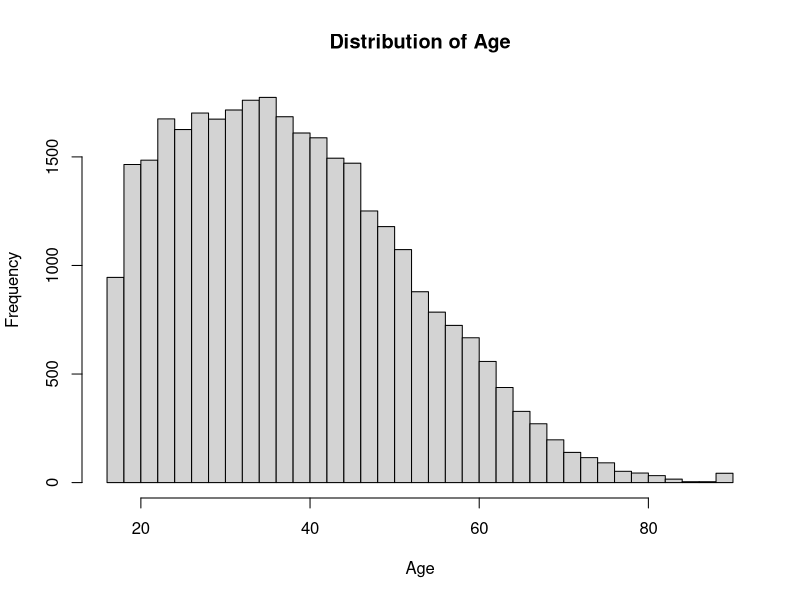

Write the R code that produced this figure. (Note: this script raises an error after producing the figure.)
getwd()
list.files()

setwd("C:/Users/Shreya/OneDrive/Desktop/Week1_R_Internship")
getwd()
list.files()


# Load cleaned Adult dataset
adult <- read.csv("adult_cleaned.csv")

# Inspect dataset
str(adult)
dim(adult)
head(adult)



# Check income distribution

income_counts <- table(adult$income)
income_counts

# Calculate percentages

income_percent <- round(
  prop.table(income_counts) * 100,
  2
)

income_percent



# Hypothesis Test: Age vs Income

age_test <- t.test(age ~ income, data = adult)

age_test



# Correlation between education level and age

cor_test <- cor.test(
  adult$education.num,
  adult$age,
  method = "pearson"
)

cor_test



# Normality check for age
shapiro.test(sample(adult$age, 5000))



# Histogram of age
hist(
  adult$age,
  main = "Distribution of Age",
  xlab = "Age",
  breaks = 30
)



# Hypothesis Test: Education Level vs Income

education_test <- t.test(
  education.num ~ income,
  data = adult
)

education_test



# Chi-square Test: Sex vs Income

sex_income_table <- table(adult$sex, adult$income)

sex_income_table

chi_test <- chisq.test(sex_income_table)

chi_test




# Prepare target variable for classification

adult$income <- factor(
  adult$income,
  levels = c("<=50K", ">50K")
)

# Check target variable
str(adult$income)
table(adult$income)


# Missing values in the dataset
colSums(is.na(adult))


# Install caret if needed
if (!require(caret)) {
  install.packages("caret")
}

library(caret)

# Stratified 80-20 train-test split

set.seed(123)

# Get row indices for each income class
low_income <- which(adult$income == "<=50K")
high_income <- which(adult$income == ">50K")

# Select 80% from each class
train_low <- sample(
  low_income,
  size = floor(0.80 * length(low_income))
)

train_high <- sample(
  high_income,
  size = floor(0.80 * length(high_income))
)

# Combine training indices
train_index <- c(train_low, train_high)

# Create training and testing datasets
train_data <- adult[train_index, ]
test_data <- adult[-train_index, ]

# Check dimensions
dim(train_data)
dim(test_data)

# Check class proportions
prop.table(table(train_data$income))
prop.table(table(test_data$income))





# Final Logistic Regression Model

logistic_model_final <- glm(
  income ~ age + education.num + hours.per.week +
    capital.gain + capital.loss +
    workclass + marital.status +
    relationship + race + sex,
  data = train_data,
  family = binomial
)

summary(logistic_model_final)


# Check income distribution of rare workclass categories

table(train_data$workclass, train_data$income)




# Combine very rare workclass categories

train_data$workclass <- as.character(train_data$workclass)
test_data$workclass <- as.character(test_data$workclass)

rare_workclass <- c(
  "Never-worked",
  "Without-pay"
)

train_data$workclass[
  train_data$workclass %in% rare_workclass
] <- "Other"

test_data$workclass[
  test_data$workclass %in% rare_workclass
] <- "Other"

# Convert back to factor
train_data$workclass <- factor(train_data$workclass)
test_data$workclass <- factor(
  test_data$workclass,
  levels = levels(train_data$workclass)
)

# Check result
table(train_data$workclass)





# Rebuild Logistic Regression after handling rare categories

logistic_model_final <- glm(
  income ~ age + education.num + hours.per.week +
    capital.gain + capital.loss +
    workclass + marital.status +
    relationship + race + sex,
  data = train_data,
  family = binomial
)

summary(logistic_model_final)



# Predict income probabilities on test data

test_prob <- predict(
  logistic_model_final,
  newdata = test_data,
  type = "response"
)

# View first few predicted probabilities
head(test_prob)



# Convert probabilities into predicted income classes

test_pred <- ifelse(
  test_prob >= 0.5,
  ">50K",
  "<=50K"
)

# Convert to factor with same levels as actual income
test_pred <- factor(
  test_pred,
  levels = levels(test_data$income)
)

# Check predictions
head(test_pred)

# Check predicted class distribution
table(test_pred)



# Create confusion matrix

confusion_matrix <- table(
  Actual = test_data$income,
  Predicted = test_pred
)

confusion_matrix



# Calculate model performance metrics

TN <- confusion_matrix["<=50K", "<=50K"]
FP <- confusion_matrix["<=50K", ">50K"]
FN <- confusion_matrix[">50K", "<=50K"]
TP <- confusion_matrix[">50K", ">50K"]

accuracy <- (TP + TN) / (TP + TN + FP + FN)

precision <- TP / (TP + FP)

recall <- TP / (TP + FN)

f1_score <- 2 * (precision * recall) / (precision + recall)

accuracy
precision
recall
f1_score



# ROC Curve and AUC

roc_curve <- roc(
  test_data$income,
  test_prob,
  levels = c("<=50K", ">50K"),
  direction = "<"
)

auc_value <- auc(roc_curve)

auc_value



# ROC Curve and AUC without pROC

actual <- ifelse(test_data$income == ">50K", 1, 0)

thresholds <- sort(unique(test_prob), decreasing = TRUE)

TPR <- numeric(length(thresholds))
FPR <- numeric(length(thresholds))

for (i in seq_along(thresholds)) {
  
  predicted <- ifelse(test_prob >= thresholds[i], 1, 0)
  
  TP <- sum(predicted == 1 & actual == 1)
  FN <- sum(predicted == 0 & actual == 1)
  FP <- sum(predicted == 1 & actual == 0)
  TN <- sum(predicted == 0 & actual == 0)
  
  TPR[i] <- TP / (TP + FN)
  FPR[i] <- FP / (FP + TN)
}

# Add starting and ending points
FPR <- c(0, FPR, 1)
TPR <- c(0, TPR, 1)

# Sort by FPR
ord <- order(FPR)
FPR <- FPR[ord]
TPR <- TPR[ord]

# Calculate AUC using trapezoidal rule
auc_value <- sum(
  diff(FPR) * (head(TPR, -1) + tail(TPR, -1)) / 2
)

auc_value



# Plot ROC Curve

plot(
  FPR,
  TPR,
  type = "l",
  xlab = "False Positive Rate",
  ylab = "True Positive Rate",
  main = "ROC Curve - Logistic Regression"
)

abline(
  a = 0,
  b = 1,
  lty = 2
)

text(
  0.6,
  0.2,
  paste("AUC =", round(auc_value, 3))
)




# Calculate odds ratios for the final logistic regression model

odds_ratios <- exp(coef(logistic_model_final))

# Display odds ratios
round(odds_ratios, 3)

levels(train_data$workclass)
levels(train_data$marital.status)
levels(train_data$relationship)
levels(train_data$race)
levels(train_data$sex)

logistic_model_final$xlevels
round(odds_ratios, 3)




# Important Predictors - Odds Ratio Plot

# Remove intercept
or_data <- odds_ratios[names(odds_ratios) != "(Intercept)"]

# Select 10 predictors with largest absolute effect
top_predictors <- sort(
  abs(log(or_data)),
  decreasing = TRUE
)[1:10]

# Get their actual odds ratios
top_or <- or_data[names(top_predictors)]

# Sort for plotting
top_or <- sort(top_or)

# Horizontal bar plot
barplot(
  top_or,
  horiz = TRUE,
  las = 1,
  xlab = "Odds Ratio",
  main = "Top Predictors of Income >50K",
  border = "black"
)

# Reference line: OR = 1
abline(v = 1, lty = 2)

# Add values
text(
  x = top_or,
  y = seq_along(top_or),
  labels = round(top_or, 2),
  pos = 4,
  cex = 0.8
)



# Improved Odds Ratio Plot

par(mar = c(5, 12, 4, 2))

barplot(
  top_or,
  horiz = TRUE,
  las = 1,
  xlab = "Odds Ratio",
  main = "Top Predictors of Income >50K",
  border = "black",
  cex.names = 0.8
)

abline(v = 1, lty = 2)

text(
  x = top_or,
  y = seq_along(top_or),
  labels = round(top_or, 2),
  pos = 4,
  cex = 0.8
)



# Graph 4: Actual vs Predicted Income

actual_counts <- table(test_data$income)
predicted_counts <- table(test_pred)

comparison <- rbind(
  Actual = actual_counts,
  Predicted = predicted_counts
)

barplot(
  comparison,
  beside = TRUE,
  names.arg = c("<=50K", ">50K"),
  legend.text = TRUE,
  args.legend = list(
    x = "topright",
    bty = "n"
  ),
  ylab = "Number of Individuals",
  main = "Actual vs Predicted Income Classes",
  border = "black"
)


# Identify influential observations using Cook's Distance

cooks_d <- cooks.distance(logistic_model_final)

# Top 10 most influential observations
top_influential <- order(cooks_d, decreasing = TRUE)[1:10]

# Display their Cook's Distance values
data.frame(
  Observation = top_influential,
  Cooks_Distance = round(cooks_d[top_influential], 5)
)


# Common Cook's Distance cutoff
cook_cutoff <- 4 / nrow(train_data)

cook_cutoff

# Count observations above the cutoff
sum(cooks_d > cook_cutoff)


# Check multicollinearity

library(car)

vif(logistic_model_final)



# Manual VIF check using predictor correlations

# Create model matrix for numeric + categorical predictors
x <- model.matrix(
  ~ age + education.num + hours.per.week +
    capital.gain + capital.loss +
    workclass + marital.status +
    relationship + race + sex,
  data = train_data
)[, -1]

# Calculate VIF for each predictor
vif_values <- numeric(ncol(x))

for (i in 1:ncol(x)) {
  other_vars <- x[, -i, drop = FALSE]
  
  temp_model <- lm(
    x[, i] ~ other_vars
  )
  
  r_squared <- summary(temp_model)$r.squared
  vif_values[i] <- 1 / (1 - r_squared)
}

vif_results <- data.frame(
  Predictor = colnames(x),
  VIF = round(vif_values, 3)
)

vif_results
